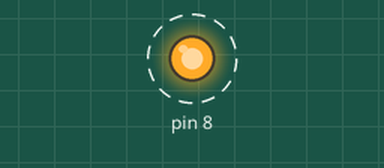
This sketch was run on a simulated Arduino Uno, built with avr-gcc and run on an emulated ATmega328P. On the bench: output pins drawn as LEDs (lit = HIGH). Dashed ring = blinking.

Above: at 0.2 s.
Timing chart, 0 to 3.0 s (numbered marks = the images above):
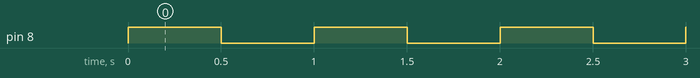

Measured:
- by itself, pin 8: alternates HIGH for 0.50 s and LOW for 0.50 s

The sketch:

Timer1_Interrupt_500ms.ino
```cpp
void setup() {
  // put your setup code here, to run once:
  pinMode(8, OUTPUT);
  TCCR1A = 0;
  TCCR1B = 0;
  TCCR1B |= 4;
  TCCR1B |= 1 << WGM12;
  TCNT1 = 0;
  OCR1A = 31249;
  TIMSK1 = (1 << OCIE1A);
  sei();

}

void loop() {
  // put your main code here, to run repeatedly:
  //Nothing to do here
// PORTB |= 1;
// delay(1000);
// PORTB &= 0xFE;
// delay(1000);
}

ISR(TIMER1_COMPA_vect)
{
  TCNT1 = 0;
  PORTB ^= 1;
}
```
